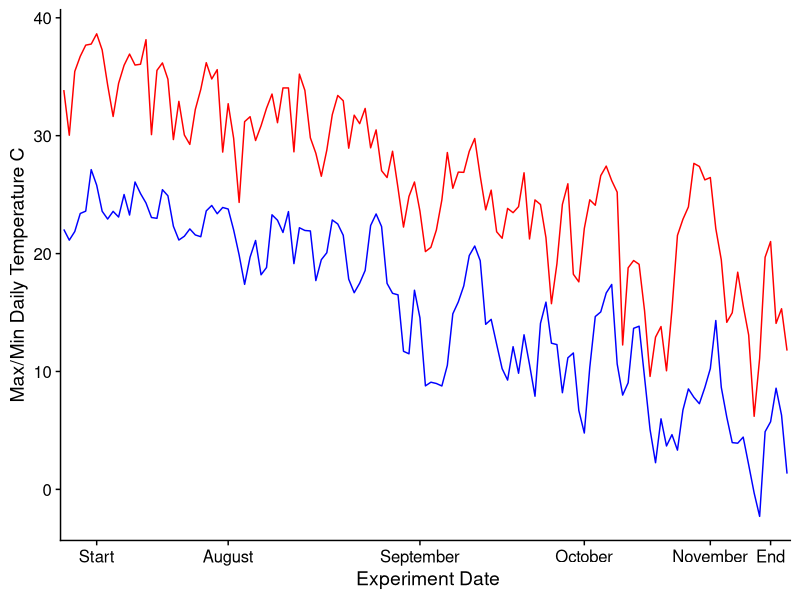
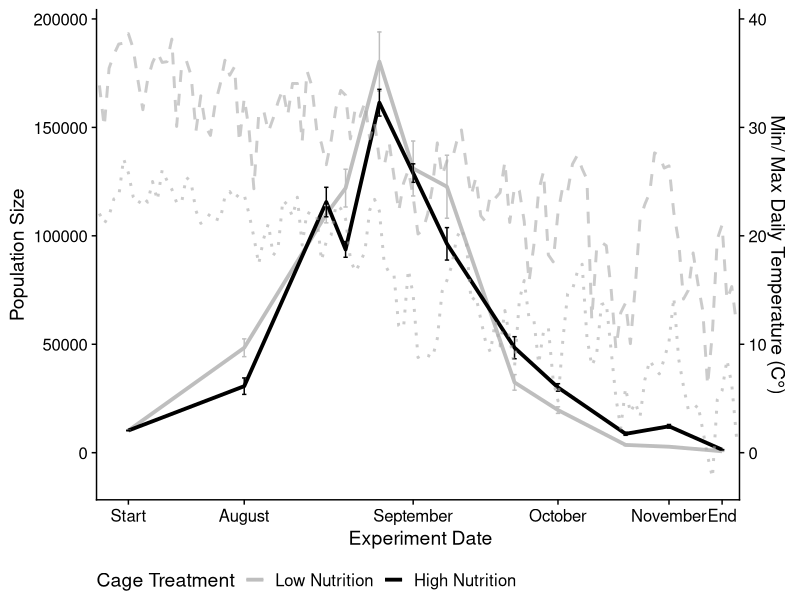

Write the R code that produced these figures, in order.
#### FFIGURE 1 ####

####Library Packages####
#install.packages("lubridate")
library(ggplot2)
library(tidyverse)
library(dplyr)
library(tidyr)
library(cowplot)
library(nlme)
library(lme4)
library(lubridate)

####Import Files####
weather = read_csv("O20_weather_raw.csv")
census = read_csv("O20AB_CS_raw.csv")
#View(weather)

##separating date and time##

weather <- separate(weather, TimeStamp, into = c("Date", "Time"), sep = "^\\S*\\K\\s+")
weather$Date = format(as.Date(weather$Date, "%m/%d/%Y"), "20%y-%m-%d")

### create summary df####
#View(weather)
weather.sum=weather %>%
  group_by(Date) %>%
  dplyr::summarise(N=n(),
                   MaxAirTC=max(AirTC_Avg,na.rm = TRUE),
                   MinAIRTC=min(AirTC_Avg,na.rm =TRUE),
                   AirTC=mean(AirTC_Avg,na.rm = TRUE),
                   AirTCsd=sd(AirTC_Avg,na.rm = TRUE),
                   AirTCse= AirTCsd/sqrt(N),
                   RH=mean(`RH (percent)`,na.rm = TRUE),
                   RHsd=sd(`RH (percent)`,na.rm = TRUE),
                   RHse=RHsd/sqrt(N),
                   Temp_C=mean(Temp_C,na.rm = TRUE),
                   Temp_Csd=sd(Temp_C,na.rm = TRUE),
                   Temp_Cse= Temp_Csd/sqrt(N),
                   Temp_Cavg=mean(Temp_C_Avg,na.rm = TRUE),
                   Temp_Cavgsd=sd(Temp_C_Avg,na.rm = TRUE),
                   Temp_Cavgse= Temp_Cavgsd/sqrt(N),
                   PARden=mean(PAR_Den_Avg,na.rm = TRUE),
                   PARdensd=sd(PAR_Den_Avg,na.rm = TRUE),
                   PARdense= PARdensd/sqrt(N),
                   PARtot=mean(PAR_Tot_Tot,na.rm = TRUE),
                   PARtotsd=sd(PAR_Tot_Tot,na.rm = TRUE),
                   PARtotse= PARtotsd/sqrt(N),
                   WS=mean(WS_ms_Avg,na.rm =TRUE),
                   WSsd=sd(WS_ms_Avg,na.rm = TRUE),
                   WSse= WSsd/sqrt(N),
                   Rain=mean(Rain_mm_Tot,na.rm = TRUE),
                   Rainsd=sd(Rain_mm_Tot,na.rm = TRUE),
                   Rainse=Rainsd/sqrt(N)
  )
wdata=unique(weather.sum)
#View(wdata)

###graph min/max temperature####

AirTCMin <-ggplot(wdata, aes(x=as.factor(Date), y=MaxAirTC, group=1))+
  geom_line(color="Red")+
  #geom_linerange(aes(ymin=AirTC-AirTCse,ymax=AirTC+AirTCse))+
  ylab("Max/Min Daily Temperature C")+
  scale_x_discrete(name=" Experiment Date", 
                   breaks=c("2020-07-21","2020-08-14", "2020-09-18", "2020-10-18", "2020-11-10", "2020-11-21"),
                   labels=c("Start","August", "September", "October", "November", "End")) +
  #xlab("Sample Timepoints")+
  #scale_x_discrete(labels=c("Founder", "Summer", "Fall"))+
  #scale_color_discrete(name = "Cage Treatment", labels = c("Apple Food", "Apple + Ac. thailandicus", "Apple + Lac. brevis"))+
  theme_cowplot()+
  theme(legend.position = "none")

AirTCMinMax<-AirTCMin+geom_line(linetype= "solid" , data=wdata, aes(x=as.factor(Date), y=MinAIRTC, group=1), color="Blue")
AirTCMinMax


####census data####
#View(census)
census= census %>% 
  rename(
    pic.avg = `pic avg`)

census$Date=as.Date(census$Date, format = "%m/%d/%y")

Census.sum=census %>%
  group_by(Date, Cage_treatment) %>%
  dplyr::summarise(N=n(),
                   countavg=mean(Picture_total,na.rm = TRUE),
                   countsd=sd(Picture_total,na.rm = TRUE),
                   countse= countsd/sqrt(N),
                   combestavg=mean(est_total,na.rm = TRUE),
                   combestsd=sd(est_total,na.rm = TRUE),
                   combestse=combestsd/sqrt(N^2), 
                   picavgest=mean(est_avg,na.rm = TRUE),
                   picavgsd=sd(est_avg,na.rm = TRUE),
                   picavgse=picavgsd/sqrt(N),
                   pictotavg=mean(est_tot,na.rm = TRUE),
                   pictotsd=sd(est_tot,na.rm = TRUE),
                   pictotse= pictotsd/sqrt(N),
  )
#View(Census.sum)

##combine dfs####
Census.sum$Date=as.Date(Census.sum$Date)
wdata$Date=as.Date(wdata$Date)

dplrcombinedtreatment <- left_join(wdata, Census.sum, by="Date")
#view(dplrcombinedtreatment)
###make plot###
coeff=5000

test3=ggplot(dplrcombinedtreatment, aes(x=as.factor(Date))) +
  geom_line(aes(y=combestavg, group=dplrcombinedtreatment$Cage_treatment, color=dplrcombinedtreatment$Cage_treatment), size=1.3)+
  geom_errorbar(aes(ymin=combestavg-combestse,ymax=combestavg+combestse, color=dplrcombinedtreatment$Cage_treatment), size=.5)+
  scale_colour_manual(name = "Cage Treatment", 
                      breaks = c("a", "b"),
                      labels = c("Low Nutrition", "High Nutrition"),
                      values = c("grey","black"))+
  #geom_linerange(aes(ymin=combestavg-combestse,ymax=combestavg+combestse), size=.5)+
  geom_line( aes(y=MinAIRTC * coeff), linetype="dotted", size=1, group=1, color="darkgrey", alpha=.6) + 
  geom_line( aes(y=MaxAirTC * coeff), linetype="dashed",size=1, group=1, color="darkgrey", alpha=.6) +
  scale_x_discrete(
    name=" Experiment Date", 
    breaks=c("2020-07-21","2020-08-14", "2020-09-18", "2020-10-18", "2020-11-10", "2020-11-21"),
    labels=c("Start","August", "September", "October", "November", "End"))+
  scale_y_continuous(
    # Features of the first axis
    name = "Population Size",
    # Add a second axis and specify its features
    sec.axis = sec_axis(~./coeff, name="Min/ Max Daily Temperature (C°)"))+
  theme_cowplot()

test3+ theme(legend.position='bottom')

####linear regression analysis####
#
##All Timepoints##
CensusALL = census
names(census)[9] ="picavg"
CensusALL = census
View(CensusALL)
CensusALLanv<-lme(picavg ~ Date*Cage_treatment, random=~1|Cage_number/Date, data=CensusALL)
anova(CensusALLanv) ## sig Date, insig cage_treatment and interaction 

##Expanding timepoints##
CensusExpand=subset(census, census$Date == c("2020-07-21") | census$Date == c("2020-08-14"))
CensusExpandanv<-lme(picavg ~ Date*Cage_treatment, random=~1|Cage_number/Date, data=CensusExpand)
anova(CensusExpandanv) ## Sig Date and Treatment, insig interaction

##Collapse timepoints##
CensusCollapse=subset(census, census$Date == c("2020-10-09") | census$Date == c("2020-10-18") | census$Date == c("2020-11-01") | census$Date == c("2020-11-10") | census$Date == c("2020-11-21"))
CensusCollapseanv<-lme(picavg ~ Date*Cage_treatment, random=~1|Cage_number/Date, data=CensusCollapse)
anova(CensusCollapseanv) ## Sig Date and Treatment, insig interaction










